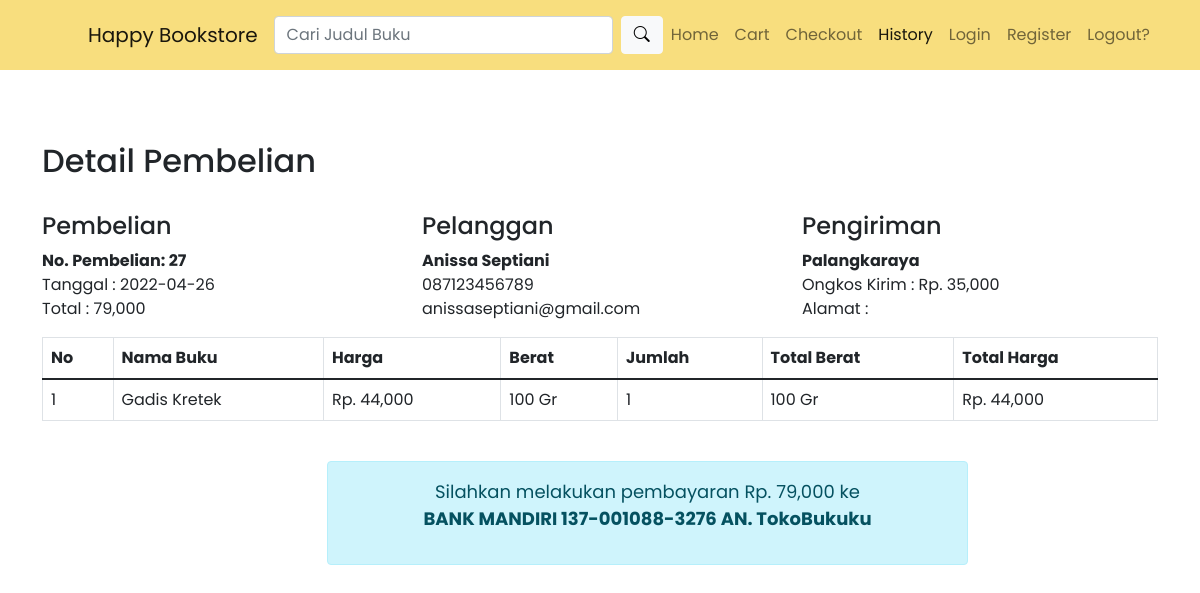
Page /nota.php?id=27 (signed in) on the committed database.
### tables this page shows
CREATE TABLE `pembelian` (
  `id_pembelian` int(11) NOT NULL,
  `id_pelanggan` int(11) NOT NULL,
  `id_ongkir` int(11) NOT NULL,
  `tanggal_pembelian` date NOT NULL,
  `total_pembelian` int(11) NOT NULL,
  `nama_kota` varchar(100) NOT NULL,
  `tarif` int(11) NOT NULL,
  `alamat` text NOT NULL,
  `status_pembelian` varchar(100) NOT NULL DEFAULT 'pending',
  `resi_pengiriman` varchar(50) NOT NULL
);

CREATE TABLE `pelanggan` (
  `id_pelanggan` int(11) NOT NULL,
  `email_pelanggan` varchar(100) NOT NULL,
  `password_pelanggan` varchar(50) NOT NULL,
  `nama_pelanggan` varchar(50) NOT NULL,
  `telepon_pelanggan` varchar(25) NOT NULL,
  `alamat` text NOT NULL
);

CREATE TABLE `pembelian_buku` (
  `id_pembelian_buku` int(11) NOT NULL,
  `id_pembelian` int(11) NOT NULL,
  `id_buku` int(11) NOT NULL,
  `jumlah` int(11) NOT NULL,
  `nama` varchar(100) NOT NULL,
  `harga` int(11) NOT NULL,
  `berat` int(11) NOT NULL,
  `total_berat` int(11) NOT NULL,
  `total_harga` int(11) NOT NULL
);

### nota.php (the view, shortened to what this page needs)
<?php
include 'koneksi.php';
?>
<!doctype html>
<html lang="en">
  <head>
    <link href="https://cdn.jsdelivr.net/npm/bootstrap@5.1.3/dist/css/bootstrap.min.css" rel="stylesheet">
    <link rel="stylesheet" href="admin/assets/css/style.css">
    <link rel="stylesheet" href="https://cdn.jsdelivr.net/npm/bootstrap-icons@1.8.1/font/bootstrap-icons.css">
  </head>
  <body>
    <nav class="navbar navbar-expand-lg navbar-light sticky-top" style="background-color: #F8DE7E; font-family: Poppins, sans-serif;">
        <div class="container">
          <a class="navbar-brand" href="index.php">
          />Happy Bookstore</a>
          <br>
          <div class="collapse navbar-collapse" id="navbarSupportedContent">
            <form action="pencarian.php" method="GET" class="d-flex ms-auto my-2">
              <input class="form-control me-2" type="search" placeholder="Cari Judul Buku" aria-label="Search" name="keyword">
              <button class="btn btn-light" type="submit"><i class="bi bi-search"></i></button>
            </form>
            <ul class="navbar-nav ms-auto mb-3 mb-lg-0">
              <li class="nav-item">
                <a class="nav-link" href="index.php">Home</a>
              </li>
              <li class="nav-item">
                <a class="nav-link" href="keranjang.php">Cart</a>
              </li>
              <li class="nav-item">
                <a class="nav-link" href="checkout.php">Checkout</a>
              </li>
              <li class="nav-item">
                <a class="nav-link active" aria-current="page" href="riwayat.php">History</a>
              </li>
              <li class="nav-item">
                <a class="nav-link" href="login.php">Login</a>
              </li>
              <li class="nav-item">
                <a class="nav-link" href="daftar.php">Register</a>
              </li>
              <li class="nav-item">
                <a class="nav-link" href="logout.php">Logout?</a>
              </li>
            </ul>
          </div>
        </div>
      </nav>
    <br>
    <section class="content" style="font-family: Poppins, sans-serif;">
      <div class="container mt-5">
        <h2>Detail Pembelian</h2>
        <?php
        $ambil = $koneksi->query("SELECT * FROM pembelian JOIN pelanggan
            ON pembelian.id_pelanggan=pelanggan.id_pelanggan
            WHERE pembelian.id_pembelian= '$_GET[id]'");
        $detail = $ambil->fetch_assoc();
        ?>
        <br>
        <div class="row">
            <div class="col-md-4">
                <h4>Pembelian</h4>
                <strong>No. Pembelian: <?php echo $detail['id_pembelian'] ?></strong><br>
                Tanggal : <?php echo $detail['tanggal_pembelian']; ?><br>
                Total : <?php echo number_format($detail['total_pembelian']) ?>
            </div>
                <div class="col-md-4">
                    <h4>Pelanggan</h4>
                    <strong><?php echo $detail['nama_pelanggan']; ?></strong> <br>
                    <p>
                        <?php echo $detail['telepon_pelanggan']; ?> <br>
                        <?php echo $detail['email_pelanggan']; ?>
                    </p>
                </div>
                <div class="col-md-4">
                    <h4>Pengiriman</h4>
                    <strong><?php echo $detail['nama_kota'] ?></strong><br>
                    Ongkos Kirim : Rp. <?php echo number_format($detail['tarif']); ?><br>
                    Alamat : <?php echo $detail['alamat'] ?>
                </div>
        </div>
        <table class="table table-bordered" style="background-color: #ffffff;">
            <thead>
                <tr>
                    <th>No</th>
                    <th>Nama Buku</th>
                    <th>Harga</th>
                    <th>Berat</th>
                    <th>Jumlah</th>
                    <th>Total Berat</th>
                    <th>Total Harga</th>
                </tr>
            </thead>
            <tbody>
                <?php
                $nomor = 1;
                ?>
                <?php
                $ambil=$koneksi->query("SELECT * FROM pembelian_buku WHERE id_pembelian='$_GET[id]'");
                ?>
                <?php
                while($pecah=$ambil->fetch_assoc()){
                ?>
                <tr>
                    <td><?php echo $nomor; ?></td>
                    <td><?php echo $pecah['nama']; ?></td>
                    <td>Rp. <?php echo number_format($pecah['harga']); ?></td>
                    <td><?php echo $pecah['berat']; ?> Gr</td>
                    <td><?php echo $pecah['jumlah']; ?></td>
                    <td><?php echo $pecah['total_berat']; ?> Gr</td>
                    <td>Rp. <?php echo number_format($pecah['total_harga']); ?></td>
                </tr>
                <?php
                $nomor++;
                ?>
                <?php
                }
                ?>
            </tbody>
        </table>
            <div class="row text-center">
                <div class="col-md-7 offset-3 mt-4">
                    <div class="alert alert-info">
                        <p style="font-size: 18px;">
                            Silahkan melakukan pembayaran Rp. <?php echo number_format($detail['total_pembelian']); ?> ke <br>
                            <strong>BANK MANDIRI 137-001088-3276 AN. TokoBukuku</strong>
                        </p>
                    </div>
                </div>
            </div>
      </div>
    </section>
  </body>
</html>

### rows in the picture
pembelian: id_pembelian "27", tanggal_pembelian "2022-04-26", total_pembelian "79,000", id_pelanggan.nama_pelanggan "Anissa Septiani", id_pelanggan.telepon_pelanggan "087123456789", id_pelanggan.email_pelanggan "anissaseptiani@gmail.com", nama_kota "Palangkaraya", tarif "35,000"
pembelian_buku: nama "Gadis Kretek", harga "44,000", berat "100", jumlah "1", total_berat "100", total_harga "44,000"
